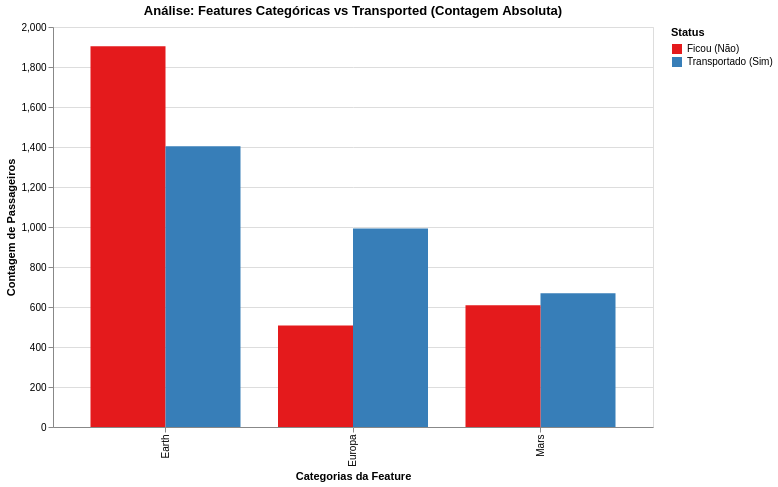

Notebook source saved alongside this figure:
### Markdown cell above
## Comportamento das variáveis categóricas

### Code cell
import altair as alt
import pandas as pd

# 0. Desabilitar o limite de linhas do Altair
alt.data_transformers.disable_max_rows()

# 1. Definir as colunas categóricas que queremos analisar no dropdown
cat_features = ['HomePlanet', 'Destination', 'CryoSleep', 'VIP']

# 2. Transformar o DataFrame para o formato "Longo" (Melt)
df_cat_melted = train_df.melt(
    id_vars=['Transported'], 
    value_vars=cat_features,
    var_name='Feature', 
    value_name='Categoria'
)

# --- O FIX DA LEITURA (Tradução e Desambiguação) ---
# Transforma as categorias booleanas em Sim/Não
df_cat_melted['Categoria'] = df_cat_melted['Categoria'].astype(str).replace({
    'True': 'True', 
    'False': 'False'
})

# Transforma o Target da legenda 
df_cat_melted['Transported'] = df_cat_melted['Transported'].astype(str).replace({
    'True': 'Transportado (Sim)', 
    'False': 'Ficou (Não)'
})
# ----------------------------------------------------

# 3. Criar a interatividade (Menu Dropdown)
dropdown_cat = alt.binding_select(options=cat_features, name='Feature Categórica: ')
selection_cat = alt.selection_point(fields=['Feature'], bind=dropdown_cat, value=cat_features[0])

# 4. Construir o Gráfico (Lado a Lado por Contagem)
chart_cat = alt.Chart(df_cat_melted).mark_bar().encode(
    x=alt.X('Categoria:N', title='Categorias da Feature'),
    
    # xOffset coloca as barras de Transported lado a lado
    xOffset='Transported:N', 
    
    # Eixo Y como contagem simples
    y=alt.Y('count():Q', title='Contagem de Passageiros'),
    
    # Cores
    color=alt.Color('Transported:N', title='Status', scale=alt.Scale(scheme='set1')),
    
    # Tooltip (o que aparece ao passar o mouse)
    tooltip=['Categoria:N', 'Transported:N', 'count():Q']
).add_params(
    selection_cat
).transform_filter(
    selection_cat
).properties(
    width=600,
    height=400,
    title='Análise: Features Categóricas vs Transported (Contagem Absoluta)'
).interactive()

# Exibir o gráfico
chart_cat

### Figure 1 — Vega-Lite specification as saved in the notebook (floating-point values rounded to 4 significant figures; data arrays with more than 128 entries replaced by an {"elided": "..."} marker saying what was removed)
{"config": {"view": {"continuousWidth": 300, "continuousHeight": 300}}, "data": {"name": "data-dd36b3230e8a84ebfd20c3dca1c832bb"}, "mark": {"type": "bar"}, "encoding": {"color": {"field": "Transported", "scale": {"scheme": "set1"}, "title": "Status", "type": "nominal"}, "tooltip": [{"field": "Categoria", "type": "nominal"}, {"field": "Transported", "type": "nominal"}, {"aggregate": "count", "type": "quantitative"}], "x": {"field": "Categoria", "title": "Categorias da Feature", "type": "nominal"}, "xOffset": {"field": "Transported", "type": "nominal"}, "y": {"aggregate": "count", "title": "Contagem de Passageiros", "type": "quantitative"}}, "height": 400, "params": [{"name": "param_4437d89d9ac4077f", "select": {"type": "point", "fields": ["Feature"]}, "bind": {"input": "select", "options": ["HomePlanet", "Destination", "CryoSleep", "VIP"], "name": "Feature Categórica: "}, "value": "HomePlanet"}, {"name": "param_1e9efca18e7a2868", "select": {"type": "interval", "encodings": ["x", "y"]}, "bind": "scales"}], "title": "Análise: Features Categóricas vs Transported (Contagem Absoluta)", "transform": [{"filter": {"param": "param_4437d89d9ac4077f"}}], "width": 600, "$schema": "https://vega.github.io/schema/vega-lite/v6.4.1.json", "datasets": {"data-dd36b3230e8a84ebfd20c3dca1c832bb": {"elided": "24340 records"}}}
